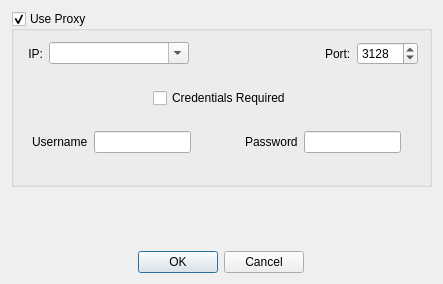
<?xml version="1.0" encoding="UTF-8"?>
<ui version="4.0">
 <class>SquidOutEditor</class>
 <widget class="QWidget" name="SquidOutEditor">
  <property name="geometry">
   <rect>
    <x>0</x>
    <y>0</y>
    <width>443</width>
    <height>284</height>
   </rect>
  </property>
  <property name="windowTitle">
   <string>ProxyEditor</string>
  </property>
  <layout class="QVBoxLayout" name="verticalLayout_2">
   <item>
    <widget class="QGroupBox" name="ProxyGroup">
     <property name="enabled">
      <bool>true</bool>
     </property>
     <property name="autoFillBackground">
      <bool>false</bool>
     </property>
     <property name="title">
      <string>Use Proxy</string>
     </property>
     <property name="checkable">
      <bool>true</bool>
     </property>
     <layout class="QVBoxLayout" name="verticalLayout">
      <item>
       <layout class="QHBoxLayout" name="horizontalLayout_2">
        <item>
         <widget class="QLabel" name="label_12">
          <property name="text">
           <string> IP:</string>
          </property>
          <property name="alignment">
           <set>Qt::AlignRight|Qt::AlignTrailing|Qt::AlignVCenter</set>
          </property>
         </widget>
        </item>
        <item>
         <widget class="QComboBox" name="ProxyIpEdit">
          <property name="sizePolicy">
           <sizepolicy hsizetype="MinimumExpanding" vsizetype="Fixed">
            <horstretch>0</horstretch>
            <verstretch>0</verstretch>
           </sizepolicy>
          </property>
          <property name="minimumSize">
           <size>
            <width>140</width>
            <height>0</height>
           </size>
          </property>
          <property name="maximumSize">
           <size>
            <width>145</width>
            <height>16777215</height>
           </size>
          </property>
          <property name="editable">
           <bool>true</bool>
          </property>
         </widget>
        </item>
        <item>
         <spacer name="horizontalSpacer">
          <property name="orientation">
           <enum>Qt::Horizontal</enum>
          </property>
          <property name="sizeHint" stdset="0">
           <size>
            <width>40</width>
            <height>20</height>
           </size>
          </property>
         </spacer>
        </item>
        <item>
         <widget class="QLabel" name="label_13">
          <property name="text">
           <string>Port:</string>
          </property>
         </widget>
        </item>
        <item>
         <widget class="QSpinBox" name="ProxyPortSpin">
          <property name="sizePolicy">
           <sizepolicy hsizetype="Minimum" vsizetype="Fixed">
            <horstretch>0</horstretch>
            <verstretch>0</verstretch>
           </sizepolicy>
          </property>
          <property name="maximumSize">
           <size>
            <width>80</width>
            <height>16777215</height>
           </size>
          </property>
          <property name="maximum">
           <number>65535</number>
          </property>
          <property name="value">
           <number>3128</number>
          </property>
         </widget>
        </item>
       </layout>
      </item>
      <item>
       <spacer name="verticalSpacer_2">
        <property name="orientation">
         <enum>Qt::Vertical</enum>
        </property>
        <property name="sizeHint" stdset="0">
         <size>
          <width>20</width>
          <height>17</height>
         </size>
        </property>
       </spacer>
      </item>
      <item>
       <layout class="QHBoxLayout" name="horizontalLayout">
        <item>
         <spacer name="horizontalSpacer_2">
          <property name="orientation">
           <enum>Qt::Horizontal</enum>
          </property>
          <property name="sizeHint" stdset="0">
           <size>
            <width>40</width>
            <height>20</height>
           </size>
          </property>
         </spacer>
        </item>
        <item>
         <widget class="QCheckBox" name="UseCreds">
          <property name="text">
           <string>Credentials Required</string>
          </property>
         </widget>
        </item>
        <item>
         <spacer name="horizontalSpacer_5">
          <property name="orientation">
           <enum>Qt::Horizontal</enum>
          </property>
          <property name="sizeHint" stdset="0">
           <size>
            <width>40</width>
            <height>20</height>
           </size>
          </property>
         </spacer>
        </item>
       </layout>
      </item>
      <item>
       <spacer name="verticalSpacer_3">
        <property name="orientation">
         <enum>Qt::Vertical</enum>
        </property>
        <property name="sizeHint" stdset="0">
         <size>
          <width>20</width>
          <height>17</height>
         </size>
        </property>
       </spacer>
      </item>
      <item>
       <layout class="QHBoxLayout" name="horizontalLayout_4">
        <item>
         <spacer name="horizontalSpacer_8">
          <property name="orientation">
           <enum>Qt::Horizontal</enum>
          </property>
          <property name="sizeHint" stdset="0">
           <size>
            <width>18</width>
            <height>20</height>
           </size>
          </property>
         </spacer>
        </item>
        <item>
         <widget class="QLabel" name="labelUsername">
          <property name="mouseTracking">
           <bool>true</bool>
          </property>
          <property name="text">
           <string>Username</string>
          </property>
         </widget>
        </item>
        <item>
         <widget class="QLineEdit" name="editUserName"/>
        </item>
        <item>
         <spacer name="horizontalSpacer_6">
          <property name="orientation">
           <enum>Qt::Horizontal</enum>
          </property>
          <property name="sizeHint" stdset="0">
           <size>
            <width>58</width>
            <height>20</height>
           </size>
          </property>
         </spacer>
        </item>
        <item>
         <widget class="QLabel" name="labelPassword">
          <property name="cursor">
           <cursorShape>ArrowCursor</cursorShape>
          </property>
          <property name="text">
           <string>Password</string>
          </property>
         </widget>
        </item>
        <item>
         <widget class="QLineEdit" name="editPassword"/>
        </item>
        <item>
         <spacer name="horizontalSpacer_9">
          <property name="orientation">
           <enum>Qt::Horizontal</enum>
          </property>
          <property name="sizeHint" stdset="0">
           <size>
            <width>28</width>
            <height>20</height>
           </size>
          </property>
         </spacer>
        </item>
       </layout>
      </item>
      <item>
       <spacer name="horizontalSpacer_7">
        <property name="orientation">
         <enum>Qt::Horizontal</enum>
        </property>
        <property name="sizeHint" stdset="0">
         <size>
          <width>402</width>
          <height>20</height>
         </size>
        </property>
       </spacer>
      </item>
     </layout>
    </widget>
   </item>
   <item>
    <spacer name="verticalSpacer">
     <property name="orientation">
      <enum>Qt::Vertical</enum>
     </property>
     <property name="sizeHint" stdset="0">
      <size>
       <width>20</width>
       <height>1</height>
      </size>
     </property>
    </spacer>
   </item>
   <item>
    <layout class="QHBoxLayout" name="horizontalLayout_3">
     <property name="spacing">
      <number>6</number>
     </property>
     <item>
      <spacer name="horizontalSpacer_4">
       <property name="orientation">
        <enum>Qt::Horizontal</enum>
       </property>
       <property name="sizeType">
        <enum>QSizePolicy::Fixed</enum>
       </property>
       <property name="sizeHint" stdset="0">
        <size>
         <width>108</width>
         <height>17</height>
        </size>
       </property>
      </spacer>
     </item>
     <item>
      <widget class="QDialogButtonBox" name="buttonBox">
       <property name="sizePolicy">
        <sizepolicy hsizetype="Fixed" vsizetype="Fixed">
         <horstretch>0</horstretch>
         <verstretch>0</verstretch>
        </sizepolicy>
       </property>
       <property name="standardButtons">
        <set>QDialogButtonBox::Cancel|QDialogButtonBox::Ok</set>
       </property>
      </widget>
     </item>
     <item>
      <spacer name="horizontalSpacer_3">
       <property name="orientation">
        <enum>Qt::Horizontal</enum>
       </property>
       <property name="sizeType">
        <enum>QSizePolicy::Fixed</enum>
       </property>
       <property name="sizeHint" stdset="0">
        <size>
         <width>108</width>
         <height>17</height>
        </size>
       </property>
      </spacer>
     </item>
    </layout>
   </item>
  </layout>
 </widget>
 <layoutdefault spacing="6" margin="11"/>
 <resources/>
 <connections/>
</ui>
